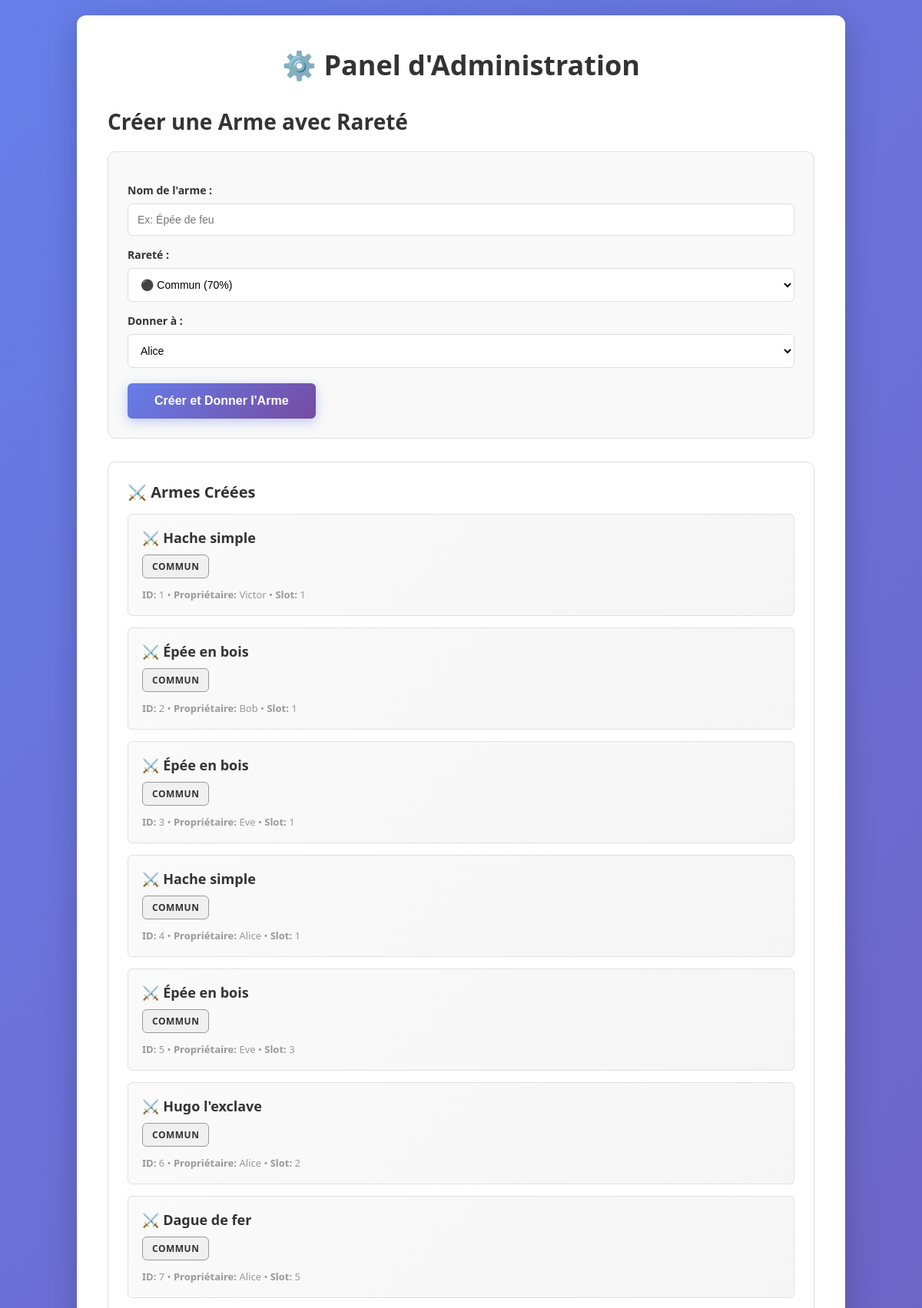
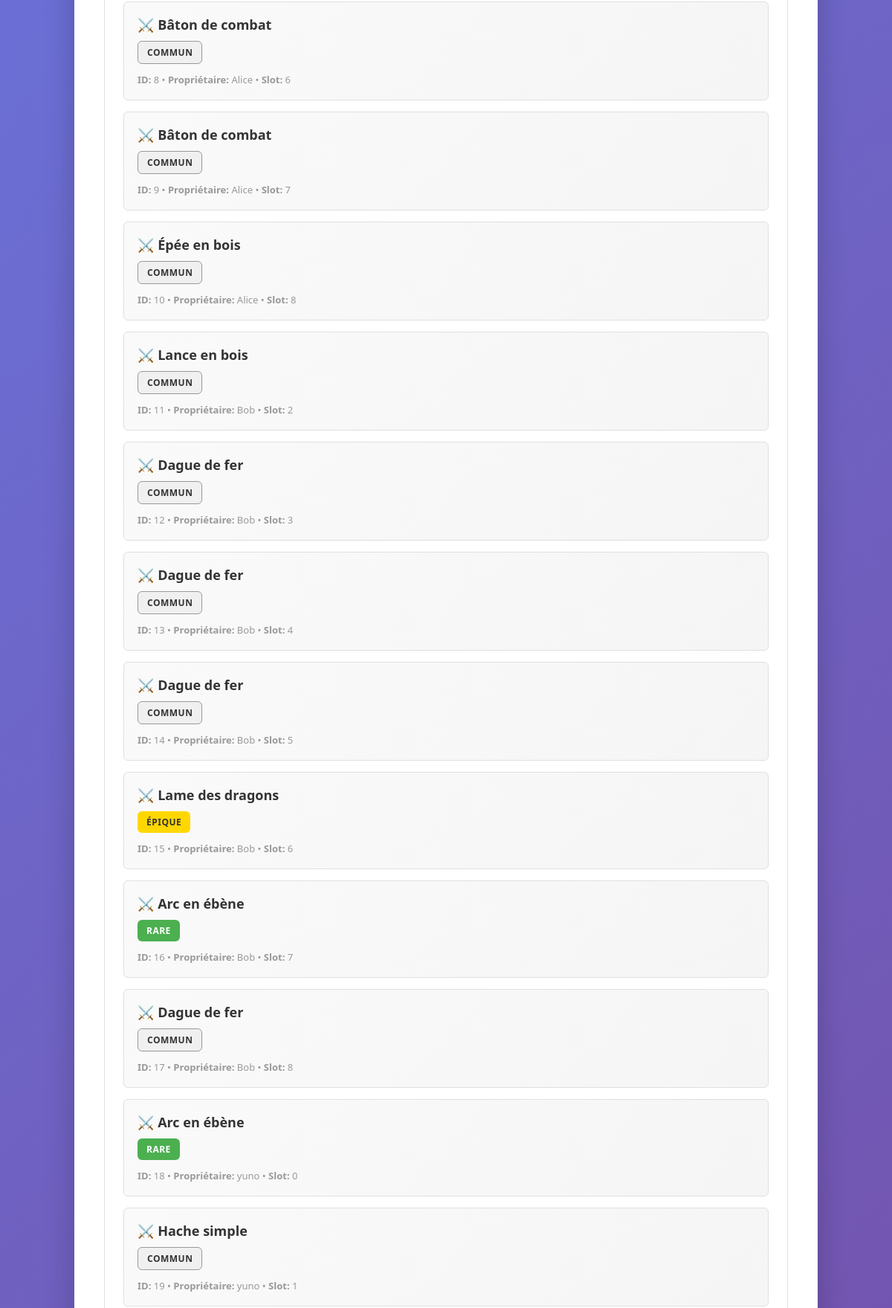
The page /admin (upper part) on the database its author committed (2 pictures, top to bottom).
### tables this page shows
CREATE TABLE weapons (
            id INTEGER PRIMARY KEY AUTOINCREMENT,
            name TEXT NOT NULL,
            rarity TEXT NOT NULL,
            user_id INTEGER,
            col INTEGER,
            FOREIGN KEY (user_id) REFERENCES users(id)
        );

### services/routes.py (the view, shortened to what this page needs)
@routes_bp.route("/admin", methods=["GET", "POST"])
def admin():
    users = get_all_users()
    all_weapons_rows = db.get_all_weapons()
    all_weapons = []
    for weapon_row in all_weapons_rows:
        weapon = ItemFactory.create_weapon_from_db(weapon_row)
        weapon.user = get_user_by_id(weapon_row['user_id']) if weapon_row['user_id'] else None
        all_weapons.append(weapon)
    return render_template("admin.html", users=users, items=all_weapons, rarities=Rareter)

### models/item_types/armes.py (called while the page is built)
    def get_rarity_name(self) -> str:
        return self.rarity.rareter_display_name()

### models/item_types/rareter.py (called while the page is built)
    def rareter_display_name(self):
        noms = {
            self.COMMUN: "Commun",
            self.RARE: "Rare",
            self.EPIC: "Épique"
        }
        return noms[self]

### pattern/item_factory.py (called while the page is built)
    @staticmethod
    def create_weapon_from_db(weapon_row: dict) -> Weapon:
        try:
            rarity = Rareter[weapon_row['rarity']]
        except KeyError:
            rarity = Rareter.COMMUN
        weapon = Weapon(
            weapon_row['id'],
            weapon_row['name'],
            rarity,
            col=weapon_row['col']
        )
        return weapon

### services/database.py (called while the page is built)
def get_connexion():
    conn = sqlite3.connect(DB_PATH)
    conn.row_factory = sqlite3.Row
    return conn

def get_all_weapons():
    conn = get_connexion()
    cursor = conn.cursor()
    cursor.execute('SELECT * FROM weapons')
    weapons = cursor.fetchall()
    conn.close()
    return weapons

### services/user_service.py (called while the page is built)
def get_all_users():
    return users_db

def get_user_by_id(user_id: int):
    for user in users_db:
        if user.id == user_id:
            return user
    return None

### templates/admin.html (shortened to what this page needs)
<!DOCTYPE html>
<html lang="fr">
<head>
    <link rel="stylesheet" href="{{ url_for('static', filename='style.css') }}">
</head>
<body>
<div class="container">
    <h1>⚙️ Panel d'Administration</h1>
    <h2 style="margin-bottom: 20px;">Créer une Arme avec Rareté</h2>
    <form method="POST">
        <label for="item_name">Nom de l'arme :</label>
        <input type="text" name="item_name" id="item_name" placeholder="Ex: Épée de feu" required>
        <label for="rarity">Rareté :</label>
        <select name="rarity" id="rarity" required>
            <option value="COMMUN">⚫ Commun (70%)</option>
        </select>
        <label for="user_id">Donner à :</label>
        <select name="user_id" id="user_id" required>
            {% for user in users %}
                <option value="{{ user.id }}">{{ user.name }}</option>
            {% endfor %}
        </select>
        <button type="submit" class="submit-btn">Créer et Donner l'Arme</button>
    </form>
    <div class="items-section">
        <h3>⚔️ Armes Créées</h3>
        {% if items %}
            {% for item in items %}
                <div class="item-card">
                    <div class="item-name">⚔️ {{ item.name }}</div>
                    {% if item.rarity is defined %}
                        <div class="item-rarity rarity-{{ item.rarity.name.lower() }}">
                            {{ item.get_rarity_name() }}
                        </div>
                    {% endif %}
                    <div style="margin-top: 12px; font-size: 13px; color: #999;">
                        <strong>ID:</strong> {{ item.id }} •
                        <strong>Propriétaire:</strong> {{ item.user.name if item.user else "Personne" }} •
                        <strong>Slot:</strong> {{ item.col if item.col is not none else "Non placé" }}
                    </div>
                </div>
            {% endfor %}
        {% else %}
            <p style="text-align: center; color: #999; padding: 20px;">Aucune arme créée pour le moment</p>
        {% endif %}
    </div>
</div>
</body>
</html>

### static/style.css (style rules this page uses)
* { margin: 0; padding: 0; box-sizing: border-box; }
body { font-family: 'Segoe UI', Tahoma, Geneva, Verdana, sans-serif; background: linear-gradient(135deg, #667eea 0%, #764ba2 100%); min-height: 100vh; padding: 20px; color: #333; }
html, body { height: 100%; }
.container { max-width: 1000px; margin: 0 auto; background: white; border-radius: 12px; box-shadow: 0 10px 40px rgba(0, 0, 0, 0.2); padding: 40px; }
h1 { font-size: 36px; text-align: center; color: #333; margin-bottom: 30px; font-weight: 600; }
h2 { font-size: 28px; color: #333; margin: 0; font-weight: 600; }
h3 { font-size: 20px; color: #333; margin-bottom: 15px; font-weight: 600; }
form { background: #f9f9f9; padding: 25px; border-radius: 10px; border: 1px solid #e0e0e0; margin-bottom: 30px; }
label { display: block; margin-top: 15px; margin-bottom: 8px; font-weight: 600; color: #333; font-size: 14px; }
input[type="text"], select { width: 100%; padding: 12px; border: 1px solid #ddd; border-radius: 6px; box-sizing: border-box; font-size: 14px; background: white; transition: all 0.3s; }
button[type="submit"], .submit-btn { margin-top: 20px; padding: 14px 35px; background: linear-gradient(135deg, #667eea 0%, #764ba2 100%); color: white; border: none; border-radius: 6px; cursor: pointer; font-size: 16px; font-weight: 600; transition: all 0.3s; box-shadow: 0 4px 15px rgba(102, 126, 234, 0.4); }
.item-name { font-weight: 700; margin-bottom: 8px; word-wrap: break-word; color: #333; font-size: 16px; }
.item-rarity { font-size: 12px; font-weight: 700; padding: 6px 12px; border-radius: 6px; text-transform: uppercase; letter-spacing: 0.5px; display: inline-block; }
.rarity-commun { background-color: #f0f0f0; color: #333; border: 1px solid #999; }
.rarity-rare { background-color: #4CAF50; color: white; }
.rarity-epic { background-color: #FFD700; color: #333; }
.rarity-commun { background-color: #f0f0f0; color: #333; }
.items-section { background-color: white; padding: 25px; border-radius: 10px; border: 1px solid #e0e0e0; }
.item-card { border: 1px solid #e0e0e0; padding: 18px; margin-bottom: 15px; border-radius: 6px; background: linear-gradient(135deg, #fafafa 0%, #f5f5f5 100%); transition: all 0.3s; }
.item-card .item-name { font-size: 18px; margin-bottom: 10px; }

### rows shown on the page
weapons: name "Hache simple", get_rarity_name "COMMUN", id "1", user "Victor", col "1"
weapons: name "Épée en bois", get_rarity_name "COMMUN", id "2", user "Bob", col "1"
weapons: name "Épée en bois", get_rarity_name "COMMUN", id "3", user "Eve", col "1"
weapons: name "Hache simple", get_rarity_name "COMMUN", id "4", user "Alice", col "1"
weapons: name "Épée en bois", get_rarity_name "COMMUN", id "5", user "Eve", col "3"
weapons: name "Hugo l'exclave", get_rarity_name "COMMUN", id "6", user "Alice", col "2"
weapons: name "Dague de fer", get_rarity_name "COMMUN", id "7", user "Alice", col "5"
weapons: name "Bâton de combat", get_rarity_name "COMMUN", id "8", user "Alice", col "6"
weapons: name "Bâton de combat", get_rarity_name "COMMUN", id "9", user "Alice", col "7"
weapons: name "Épée en bois", get_rarity_name "COMMUN", id "10", user "Alice", col "8"
weapons: name "Lance en bois", get_rarity_name "COMMUN", id "11", user "Bob", col "2"
weapons: name "Dague de fer", get_rarity_name "COMMUN", id "12", user "Bob", col "3"
weapons: name "Dague de fer", get_rarity_name "COMMUN", id "13", user "Bob", col "4"
weapons: name "Dague de fer", get_rarity_name "COMMUN", id "14", user "Bob", col "5"
weapons: name "Lame des dragons", get_rarity_name "ÉPIQUE", id "15", user "Bob", col "6"
weapons: name "Arc en ébène", get_rarity_name "RARE", id "16", user "Bob", col "7"
weapons: name "Dague de fer", get_rarity_name "COMMUN", id "17", user "Bob", col "8"
weapons: name "Arc en ébène", get_rarity_name "RARE", id "18", user "yuno", col "0"
weapons: name "Hache simple", get_rarity_name "COMMUN", id "19", user "yuno", col "1"

### other values the page prints
form field user_id "Alice"
